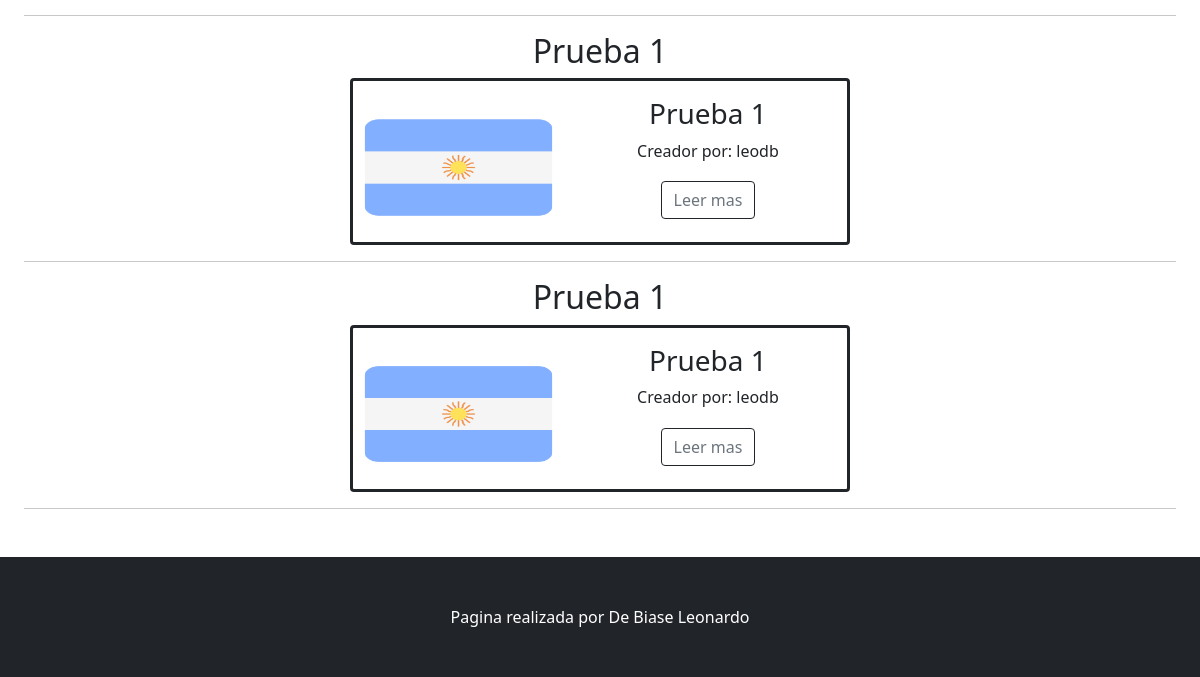
Before: /pages (lower part) with the older database file.
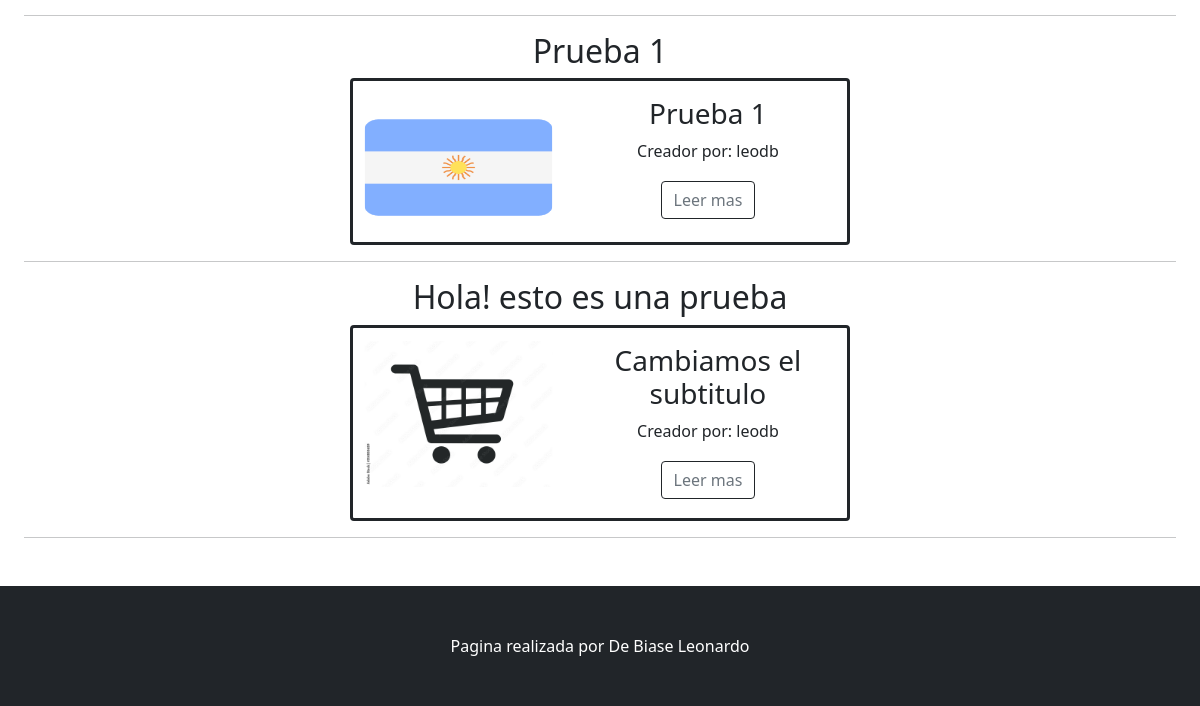
After: the same page with the newer database file.
### App/models.py (models this page shows, shortened)
class Blog(models.Model):
    titulo = models.CharField(max_length=40)
    creador = models.CharField(max_length=40,blank=True)
    contenido = RichTextField()
    creacion = models.DateField(auto_now=True)
    foto = models.ImageField(upload_to="avatars", null=True, blank = True)
    subtitulo = models.CharField(max_length=40)

### App/views.py (the view)
# urls.py: path("pages", views.leer_blogs, name="leerblogs"),
def leer_blogs(request):
    avatares = Avatar.objects.filter(user_id=request.user.username)
    blogs = Blog.objects.all()
    if request.user.is_authenticated:
        if len(blogs) == 0:
            mensaje = "No hay blogs, disculpe las molestias. Para crear el primero ingrese al sigueinte link."
            return render(request, "App/no_blogs.html", {"mensaje": mensaje, "url": avatares[0].imagen.url})
        else:
            contexto = {"blogs":blogs, "url": avatares[0].imagen.url}
            return render (request, "App/blogs.html", contexto)
    else:
        if len(blogs) == 0:
            mensaje = "No hay blogs, disculpe las molestias. Inicia sesion o crea una cuenta para poder escribir tu blog!"
            return render(request, "App/no_blogs.html", {"mensaje": mensaje})
        else:
            contexto = {"blogs":blogs, "url2": blogs[0].foto.url}
            return render (request, "App/blogs.html", contexto)

### App/templates/App/BLOGS.html (shortened to what this page needs)
{% extends 'App/padre.html' %}
{% load static %}
{% block cambiante %}
<div style="margin: 2%;">
{% for p in blogs %}
<div class="container bcontent  ">
    <h2>{{p.titulo}}</h2>
    <div class="card border border-3 border-dark" style="width: 500px;">
        <div class="row no-gutters">
            <div class="col-sm-5">
                <img class="card-img" src="{{p.foto.url}}" width="50px" height="150px" style="padding: 1%; margin-top: 6%; margin-left: 5%;">
            </div>
            <div class="col-sm-7">
                <div class="card-body">
                    <h3 class="card-title">{{p.subtitulo}}</h3>
                    <p class="card-text">Creador por: {{p.creador}}</p>
                    {% if request.user.is_authenticated %}
                        <div style="padding: 1%;">
                                <a class="btn btn-outline-secondary border-dark" href="{% url 'Borrarblog' p.id%}">Borrar</a>
                                <a class="btn btn-outline-secondary border-dark" href="{% url 'Editarblog' p.id%}">Editar</a>
                                <a class="btn btn-outline-secondary border-dark" href="{% url 'Blogespecifico' p.id%}">Leer mas.</a>
                                <p></p>
                        </div>
                        {% else %}
                        <div style="padding: 1%;">
                                <a class="btn btn-outline-secondary border-dark" href="{% url 'Blogespecifico' p.id%}">Leer mas</a>
                        </div>
                        {% endif %}
                </div>
            </div>
        </div>
    </div>
</div>
<hr />
{% endfor %}
</div>
{% endblock cambiante %}

Changed rows visible on the page:
changed Blog: titulo "Prueba 1" → "Hola! esto es una prueba"; foto: a different picture; subtitulo "Prueba 1" → "Cambiamos el subtitulo"
